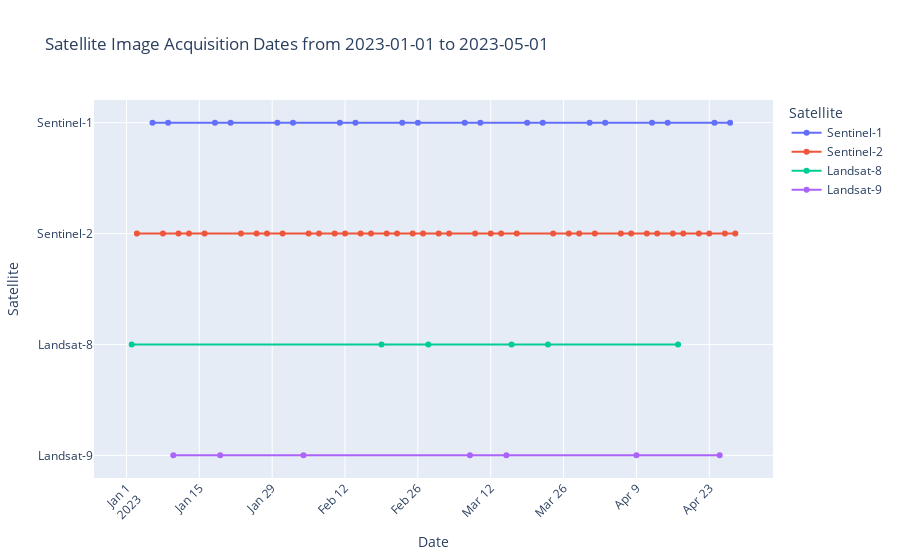

Here is the notebook cell this chart was saved with:
### Code cell
# a function to convert images in a collection to a list of dates
def get_dates(collection, name):
    """Generates a chart of the availability of images in a collection.
    Args:
        collection: The Earth Engine image collection.
    Returns:
        A dictionary of the availability of images in the collection.
    """
    # Get the list of all available dates.
    date_range = collection.reduceColumns(ee.Reducer.toList(), ["system:time_start"])
    date_range = date_range.values().get(0)
    # Convert the list of dates to a list of strings.
    date_range = ee.List(date_range).map(lambda n: ee.Date(n).format("YYYY-MM-dd"))
    # Create a frequency histogram of the available dates.
    availability_dict = date_range.reduce(ee.Reducer.frequencyHistogram())
    # Convert the frequency histogram to a dictionary.
    availability_dict = ee.Dictionary(availability_dict).getInfo()
    for value in availability_dict:
        availability_dict[value] = name
    return availability_dict
all_dicts = []
# creating if statements to check if the user wants to include a satellite
if s1 == True:
    # Function to get dates for Sentinel-2
    def get_sentinel1_dates():
        sentinel1_collection = ee.ImageCollection("COPERNICUS/S1_GRD")\
                                .filterDate(startDate, endDate)\
                                    .filterBounds(aoi)\
                                    .select('VV')
        return get_dates(sentinel1_collection, 'Sentinel-1')
    # Get dates for Sentinel-1
    sentinel1_data = get_sentinel1_dates()
    all_dicts.append(sentinel1_data)
if s2 == True:
    # Function to get dates for Sentinel-2 surface reflectance
    def get_sentinel2_dates():
        sentinel2_collection = ee.ImageCollection("COPERNICUS/S2_SR_HARMONIZED")\
                                .filterDate(startDate, endDate)\
                                    .filterBounds(aoi)\
                                        .select('B1')
        return get_dates(sentinel2_collection, 'Sentinel-2')
    # Get dates for Sentinel-2
    sentinel2_data = get_sentinel2_dates()
    all_dicts.append(sentinel2_data)
if l8 == True:
    # Function to get dates for Landsat-8
    def get_landsat8_dates():
        landsat8_collection = ee.ImageCollection("LANDSAT/LC08/C02/T1_L2")\
                                .filterDate(startDate, endDate)\
                                    .filterBounds(aoi)\
                                        .select('SR_B1')
        return get_dates(landsat8_collection, 'Landsat-8')
        # Get dates for Landsat-8
    landsat8_data = get_landsat8_dates()
    all_dicts.append(landsat8_data)
if l9 == True:
    # Function to get dates for Landsat-9
    def get_landsat9_dates():
        landsat9_collection = ee.ImageCollection("LANDSAT/LC09/C02/T1_L2")\
                                .filterDate(startDate, endDate)\
                                    .filterBounds(aoi)
        return get_dates(landsat9_collection, 'Landsat-9')
    # Get dates for Landsat-9
    landsat9_data = get_landsat9_dates()
    all_dicts.append(landsat9_data)
# Create an empty dictionary to hold the combined data
combined_dict = {}
# Iterate over each dictionary in the list and add its items to the combined_dict
for curr_dict in all_dicts:
    for date, code in curr_dict.items():
        # Check if the date is already in the combined_dict
        if date not in combined_dict:
            combined_dict[date] = code
# If you want to convert it back to a dictionary and sort by date, you can do this:
sorted_combined_dict = dict(sorted(combined_dict.items()))
# Convert the dictionary to a Pandas DataFrame
df = pd.DataFrame(list(combined_dict.items()), columns=['Date', 'Satellite'])

# Plot using Plotly express line chart
fig = px.line(df, x='Date', y='Satellite', line_group='Satellite', markers=True, color='Satellite',
              title='Satellite Image Acquisition Dates from ' + startDate + ' to ' + endDate)
fig.update_layout(xaxis_title='Date', xaxis_tickangle=-45)
fig.show()

if export == True:
    
    # export plotly figure as html
    # Export as an interactive HTML file
    fig.write_html(f'satellite_acquisition_{startDate}_{endDate}.html')
    fig.write_image(f'satellite_acquisition_{startDate}_{endDate}.png', width=1200, height=600, scale=2)
    
    # export data as csv
    df.to_csv(f'satellite_acquisition_{startDate}_{endDate}.csv', index=False)

### Figure 1 — Plotly figure (JSON) as saved in the notebook; plotly's stock layout.template omitted (floating-point values rounded to 4 significant figures)
{"data": [{"hovertemplate": "Satellite=%{y}<br>Date=%{x}<extra></extra>", "legendgroup": "Sentinel-1", "line": {"color": "#636efa", "dash": "solid"}, "marker": {"symbol": "circle"}, "mode": "lines+markers", "name": "Sentinel-1", "orientation": "v", "showlegend": true, "type": "scatter", "x": ["2023-01-06", "2023-01-09", "2023-01-18", "2023-01-21", "2023-01-30", "2023-02-02", "2023-02-11", "2023-02-14", "2023-02-23", "2023-02-26", "2023-03-07", "2023-03-10", "2023-03-19", "2023-03-22", "2023-03-31", "2023-04-03", "2023-04-12", "2023-04-15", "2023-04-24", "2023-04-27"], "xaxis": "x", "y": ["Sentinel-1", "Sentinel-1", "Sentinel-1", "Sentinel-1", "Sentinel-1", "Sentinel-1", "Sentinel-1", "Sentinel-1", "Sentinel-1", "Sentinel-1", "Sentinel-1", "Sentinel-1", "Sentinel-1", "Sentinel-1", "Sentinel-1", "Sentinel-1", "Sentinel-1", "Sentinel-1", "Sentinel-1", "Sentinel-1"], "yaxis": "y"}, {"hovertemplate": "Satellite=%{y}<br>Date=%{x}<extra></extra>", "legendgroup": "Sentinel-2", "line": {"color": "#EF553B", "dash": "solid"}, "marker": {"symbol": "circle"}, "mode": "lines+markers", "name": "Sentinel-2", "orientation": "v", "showlegend": true, "type": "scatter", "x": ["2023-01-03", "2023-01-08", "2023-01-11", "2023-01-13", "2023-01-16", "2023-01-23", "2023-01-26", "2023-01-28", "2023-01-31", "2023-02-05", "2023-02-07", "2023-02-10", "2023-02-12", "2023-02-15", "2023-02-17", "2023-02-20", "2023-02-22", "2023-02-25", "2023-02-27", "2023-03-02", "2023-03-04", "2023-03-09", "2023-03-12", "2023-03-14", "2023-03-17", "2023-03-24", "2023-03-27", "2023-03-29", "2023-04-01", "2023-04-06", "2023-04-08", "2023-04-11", "2023-04-13", "2023-04-16", "2023-04-18", "2023-04-21", "2023-04-23", "2023-04-26", "2023-04-28"], "xaxis": "x", "y": ["Sentinel-2", "Sentinel-2", "Sentinel-2", "Sentinel-2", "Sentinel-2", "Sentinel-2", "Sentinel-2", "Sentinel-2", "Sentinel-2", "Sentinel-2", "Sentinel-2", "Sentinel-2", "Sentinel-2", "Sentinel-2", "Sentinel-2", "Sentinel-2", "Sentinel-2", "Sentinel-2", "Sentinel-2", "Sentinel-2", "Sentinel-2", "Sentinel-2", "Sentinel-2", "Sentinel-2", "Sentinel-2", "Sentinel-2", "Sentinel-2", "Sentinel-2", "Sentinel-2", "Sentinel-2", "Sentinel-2", "Sentinel-2", "Sentinel-2", "Sentinel-2", "Sentinel-2", "Sentinel-2", "Sentinel-2", "Sentinel-2", "Sentinel-2"], "yaxis": "y"}, {"hovertemplate": "Satellite=%{y}<br>Date=%{x}<extra></extra>", "legendgroup": "Landsat-8", "line": {"color": "#00cc96", "dash": "solid"}, "marker": {"symbol": "circle"}, "mode": "lines+markers", "name": "Landsat-8", "orientation": "v", "showlegend": true, "type": "scatter", "x": ["2023-01-02", "2023-02-19", "2023-02-28", "2023-03-16", "2023-03-23", "2023-04-17"], "xaxis": "x", "y": ["Landsat-8", "Landsat-8", "Landsat-8", "Landsat-8", "Landsat-8", "Landsat-8"], "yaxis": "y"}, {"hovertemplate": "Satellite=%{y}<br>Date=%{x}<extra></extra>", "legendgroup": "Landsat-9", "line": {"color": "#ab63fa", "dash": "solid"}, "marker": {"symbol": "circle"}, "mode": "lines+markers", "name": "Landsat-9", "orientation": "v", "showlegend": true, "type": "scatter", "x": ["2023-01-10", "2023-01-19", "2023-02-04", "2023-03-08", "2023-03-15", "2023-04-09", "2023-04-25"], "xaxis": "x", "y": ["Landsat-9", "Landsat-9", "Landsat-9", "Landsat-9", "Landsat-9", "Landsat-9", "Landsat-9"], "yaxis": "y"}], "layout": {"legend": {"title": {"text": "Satellite"}, "tracegroupgap": 0}, "title": {"text": "Satellite Image Acquisition Dates from 2023-01-01 to 2023-05-01"}, "xaxis": {"anchor": "y", "domain": [0, 1], "tickangle": -45, "title": {"text": "Date"}}, "yaxis": {"anchor": "x", "categoryarray": ["Landsat-9", "Landsat-8", "Sentinel-2", "Sentinel-1"], "categoryorder": "array", "domain": [0, 1], "title": {"text": "Satellite"}}}}
